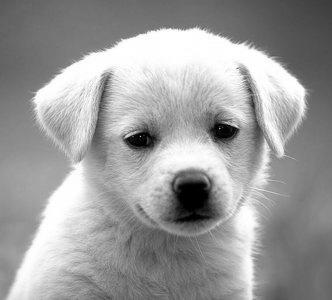
#> input picture Computer_Vision/Study_Material/Занятие_2/Занятие_2/img/dog.jpg, 332 x 300 px, found by its file name
$ python Task_1.py
#> lines starting #> are read from the running program, lines starting #| are printed output that depends on the picture
import cv2
import skimage.io
import numpy as np
import matplotlib.pyplot as plt


dog_image = cv2.imread('img/dog.jpg')
#> dog_image is the input picture: shape (300, 332, 3); min 0, max 255, mean 155.7
dog_image = cv2.cvtColor(dog_image, cv2.COLOR_BGR2RGB)

con_dog_image = cv2.imread('img/convoluted_dog.jpg')
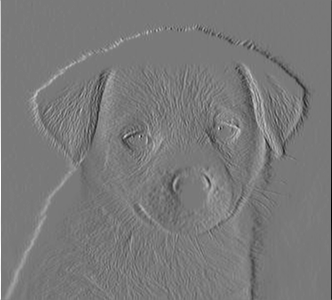
#> input picture Computer_Vision/Study_Material/Занятие_2/Занятие_2/img/convoluted_dog.jpg, 332 x 300 px, found by its file name
#> con_dog_image is the input picture: shape (300, 332, 3); min 0, max 255, mean 121.1
con_dog_image = cv2.cvtColor(con_dog_image, cv2.COLOR_BGR2RGB)

blurred_image = cv2.blur(dog_image.copy(), (9, 9))
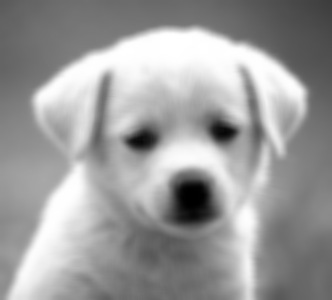
#> blurred_image: shape (300, 332, 3); min 0, max 255, mean 155.7

fig, axs = plt.subplots(1, 3, figsize=(12, 8))
ax1, ax2, ax3 = axs

ax1.axis('off')
ax1.imshow(dog_image)

ax2.axis('off')
ax2.imshow(blurred_image)

ax3.axis('off')
ax3.imshow(con_dog_image)

plt.show()
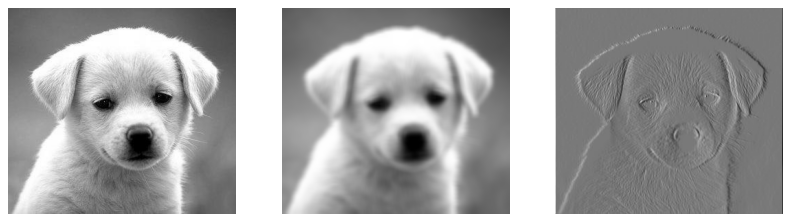
#> figure drawn by matplotlib, 3 panels
